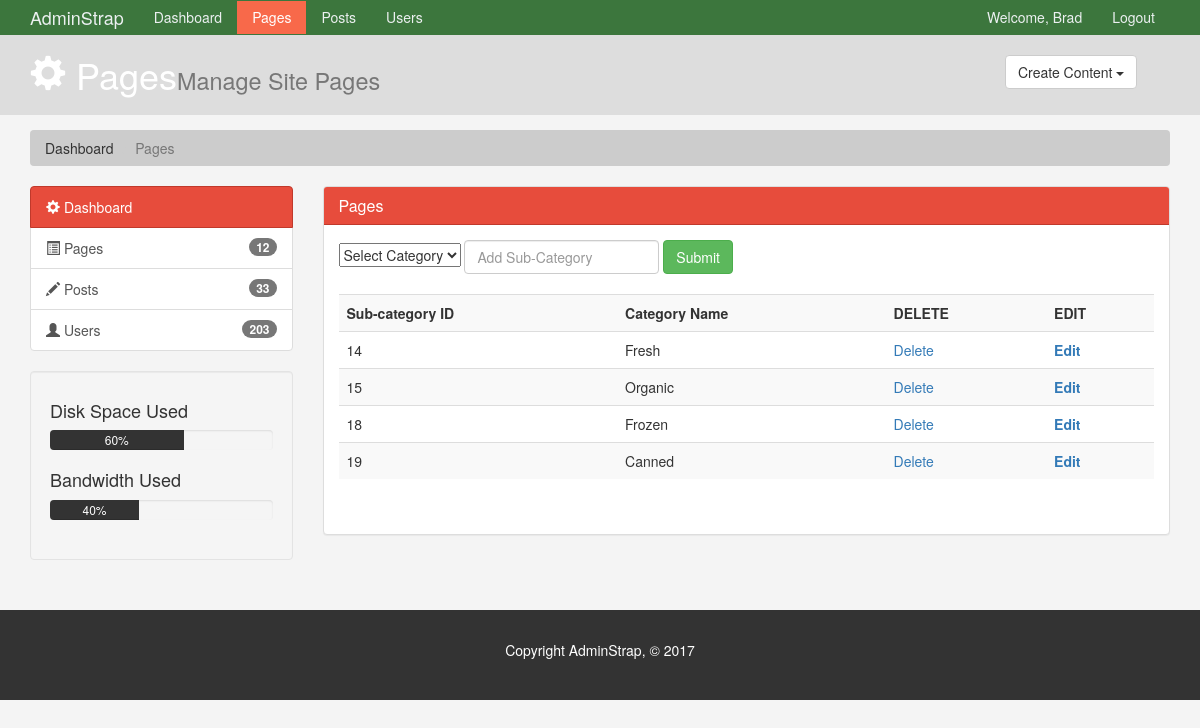
The app's page /admin/sub_category.php with its own data.
### tables this page shows
CREATE TABLE IF NOT EXISTS `sub_cat` (
  `sub_cat_id` int(50) NOT NULL AUTO_INCREMENT,
  `sub_cat_name` varchar(100) NOT NULL,
  `cat_id` int(50) NOT NULL,
  PRIMARY KEY (`sub_cat_id`)
);

### function/class_product.php (called while the page is built, shortened)
<?php
include "../connect/connection.php";
class products {
function viewsubcat(){
	global $connect;
	$query = $connect->prepare("SELECT * FROM  sub_cat");
	$query->execute();
	$result = $query->fetchAll(PDO::FETCH_OBJ);
	return $result;
}
}
 ?>

### admin/sub_category.php (the view, shortened to what this page needs)
<?php
include "../connect/connection.php";
include "../function/class_product.php";
$user = new products;
$subcatresult = $user->viewsubcat();
 ?>
<!DOCTYPE html>
<html lang="en">
  <head>
    <link href="css/bootstrap.min.css" rel="stylesheet">
    <link href="css/style.css" rel="stylesheet">
  </head>
  <body>
    <nav class="navbar navbar-default">
      <div class="container">
        <div class="navbar-header">
          <a class="navbar-brand" href="#">AdminStrap</a>
        </div>
        <div id="navbar" class="collapse navbar-collapse">
          <ul class="nav navbar-nav">
            <li><a href="index.html">Dashboard</a></li>
            <li class="active"><a href="pages.html">Pages</a></li>
            <li><a href="posts.html">Posts</a></li>
            <li><a href="users.html">Users</a></li>
          </ul>
          <ul class="nav navbar-nav navbar-right">
            <li><a href="#">Welcome, Brad</a></li>
            <li><a href="login.html">Logout</a></li>
          </ul>
        </div>
      </div>
    </nav>
    <header id="header">
      <div class="container">
        <div class="row">
          <div class="col-md-10">
            <h1><span class="glyphicon glyphicon-cog" aria-hidden="true"></span> Pages<small>Manage Site Pages</small></h1>
          </div>
          <div class="col-md-2">
            <div class="dropdown create">
              <button class="btn btn-default dropdown-toggle" type="button" id="dropdownMenu1" data-toggle="dropdown" aria-haspopup="true" aria-expanded="true">
                Create Content
                <span class="caret"></span>
              </button>
            </div>
          </div>
        </div>
      </div>
    </header>
    <section id="breadcrumb">
      <div class="container">
        <ol class="breadcrumb">
          <li><a href="index.html">Dashboard</a></li>
          <li class="active">Pages</li>
        </ol>
      </div>
    </section>
    <section id="main">
      <div class="container">
        <div class="row">
          <div class="col-md-3">
            <div class="list-group">
              <a href="index.html" class="list-group-item active main-color-bg">
                <span class="glyphicon glyphicon-cog" aria-hidden="true"></span> Dashboard
              </a>
              <a href="pages.html" class="list-group-item"><span class="glyphicon glyphicon-list-alt" aria-hidden="true"></span> Pages <span class="badge">12</span></a>
              <a href="posts.html" class="list-group-item"><span class="glyphicon glyphicon-pencil" aria-hidden="true"></span> Posts <span class="badge">33</span></a>
              <a href="users.html" class="list-group-item"><span class="glyphicon glyphicon-user" aria-hidden="true"></span> Users <span class="badge">203</span></a>
            </div>
            <div class="well">
              <h4>Disk Space Used</h4>
              <div class="progress">
                  <div class="progress-bar" role="progressbar" aria-valuenow="60" aria-valuemin="0" aria-valuemax="100" style="width: 60%;">
                      60%
              </div>
            </div>
            <h4>Bandwidth Used </h4>
            <div class="progress">
                <div class="progress-bar" role="progressbar" aria-valuenow="40" aria-valuemin="0" aria-valuemax="100" style="width: 40%;">
                    40%
            </div>
          </div>
            </div>
          </div>
          <div class="col-md-9">
            <div class="panel panel-default">
              <div class="panel-heading main-color-bg">
                <h3 class="panel-title">Pages</h3 >
              </div>
              <div class="panel-body">
                <div class="row">
                      <div class="col-md-12">
                        <form  action="add_category.php" method="post" class="form-inline">
                          <select class="" name="catname">
                              <option selected>Select Category</option>
                        </select>
                          <input class="form-control"  type="text" name="subcat" placeholder="Add Sub-Category">
                          <button type="submit" name="add_cat" class="btn btn-success">Submit</button>
                          </form>
                          <br>
                           <table class="table table-striped table-hover">
                                <tr>
                                  <th>Sub-category ID</th>
                                  <th>Category Name</th>
                                  <th>DELETE</th>
                                  <th>EDIT</th>
                                </tr>
                                <tr>
                                  <?php foreach ($subcatresult as $d): ?>
                                  <td><?php echo $d->sub_cat_id; ?></td>
                                  <td><?php echo $d->sub_cat_name; ?></td>
                                  <td><a href="delete.php?subcatid=<?php echo $d->sub_cat_id;?>">Delete</a></td>
                                  <th><a href="sub_cat_update.php?catid=<?php echo $d->sub_cat_id; ?>">Edit</a></th>
                                </tr>
                                 <?php endforeach; ?>
                              </table>
                      </div>
                </div>
                <br>
              </div>
              </div>
          </div>
        </div>
      </div>
    </section>
    <footer id="footer">
      <p>Copyright AdminStrap, &copy; 2017</p>
    </footer>
  </body>
</html>

### admin/css/style.css (style rules this page uses)
body { background:#f4f4f4; }
.navbar { min-height: 33px !important; margin-bottom:0; border-radius:0; }
.navbar-nav > li > a, .navbar-brand { padding-top:6px !important; padding-bottom:0 !important; height: 33px; }
.navbar-default { background-color: #3c763d; border-color: #3c763d; }
.navbar-default .navbar-brand { color: #ecf0f1; }
.navbar-default .navbar-nav > li > a { color: #ecf0f1; }
.navbar-default .navbar-nav > .active > a, .navbar-default .navbar-nav > .active > a:hover, .navbar-default .navbar-nav > .active > a:focus { color: #ffffff; background-color: #F8694A; }
.navbar-default .navbar-collapse, .navbar-default .navbar-form { border-color: #ecf0f1; }
.main-color-bg { background-color: #e74c3c !important; border-color: #c0392b !important; color:#ffffff !important; }
#header { background:#ddd; color:#ffffff; padding-bottom: 10px; margin-bottom: 15px; }
#header .create { padding-top: 20px; }
.breadcrumb { background:#cccccc; color:#333333; }
.breadcrumb a { color:#333333; }
.progress-bar { background:#333333; color:#ffffff; }
#footer { background:#333333; color:#ffffff; text-align:center; padding:30px; margin-top:30px; }

### records on screen
sub_cat: sub_cat_id "14", sub_cat_name "Fresh"
sub_cat: sub_cat_id "15", sub_cat_name "Organic"
sub_cat: sub_cat_id "18", sub_cat_name "Frozen"
sub_cat: sub_cat_id "19", sub_cat_name "Canned"
